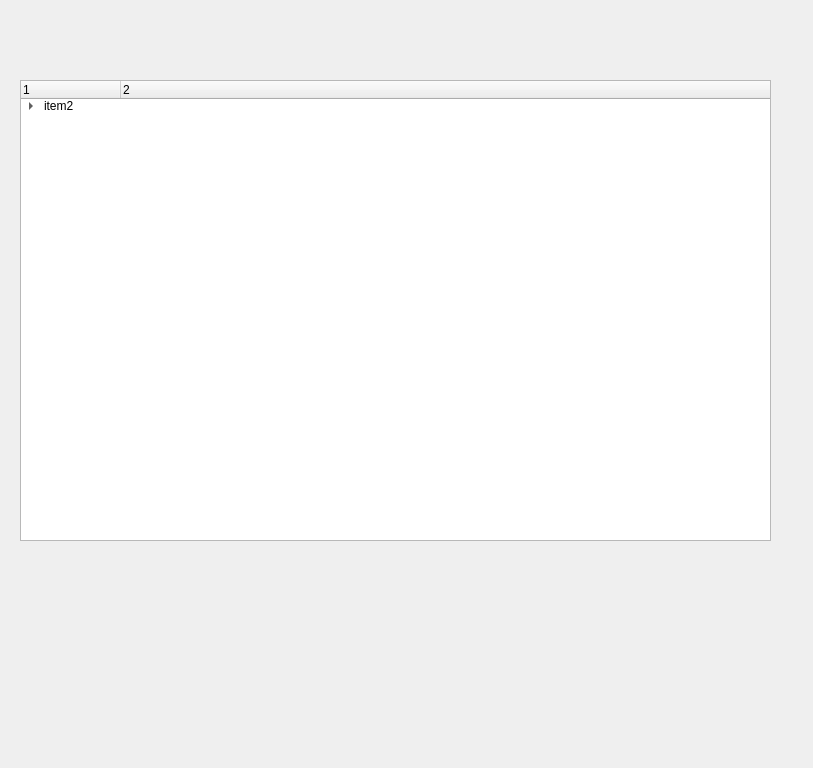
<?xml version="1.0" encoding="UTF-8"?>
<ui version="4.0">
 <class>Form</class>
 <widget class="QWidget" name="Form">
  <property name="geometry">
   <rect>
    <x>0</x>
    <y>0</y>
    <width>813</width>
    <height>768</height>
   </rect>
  </property>
  <property name="windowTitle">
   <string>Form</string>
  </property>
  <widget class="TreeWidget" name="TreeWidget">
   <property name="geometry">
    <rect>
     <x>20</x>
     <y>80</y>
     <width>751</width>
     <height>461</height>
    </rect>
   </property>
   <column>
    <property name="text">
     <string>1</string>
    </property>
   </column>
   <column>
    <property name="text">
     <string>2</string>
    </property>
   </column>
   <item>
    <property name="text">
     <string>item2</string>
    </property>
    <item>
     <property name="text">
      <string>item1</string>
     </property>
    </item>
   </item>
  </widget>
 </widget>
 <customwidgets>
  <customwidget>
   <class>TreeWidget</class>
   <extends>QTreeWidget</extends>
   <header>qfluentwidgets</header>
  </customwidget>
 </customwidgets>
 <resources/>
 <connections/>
</ui>
